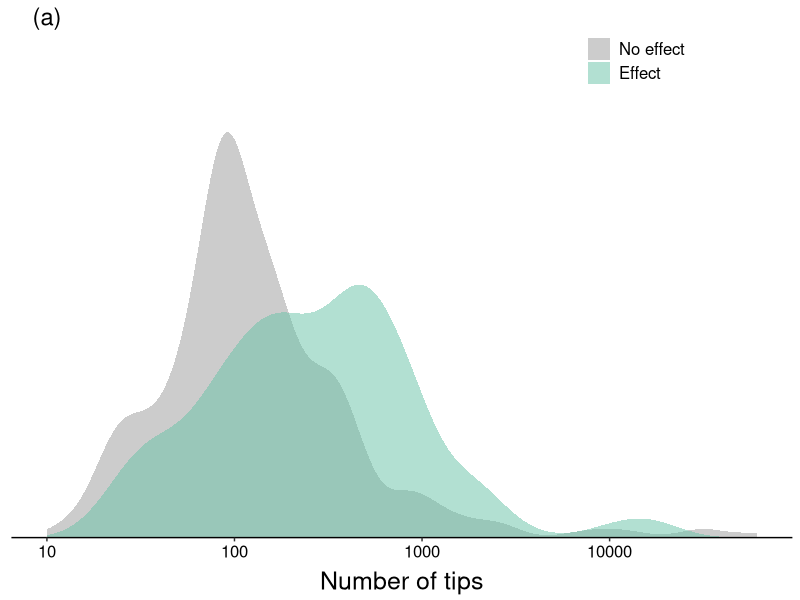
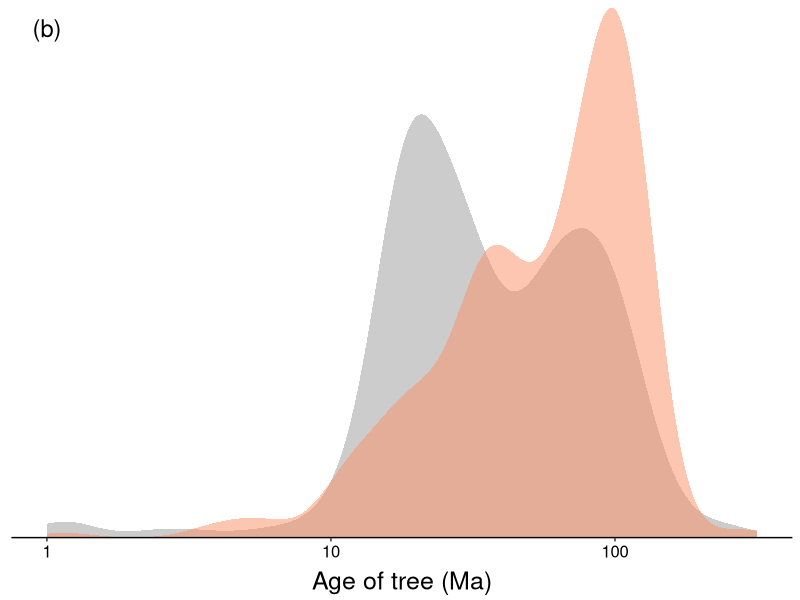
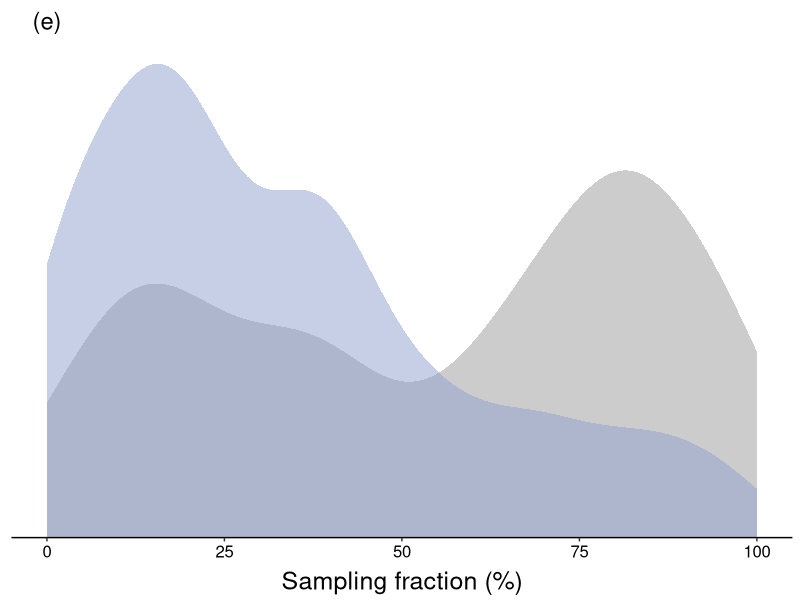
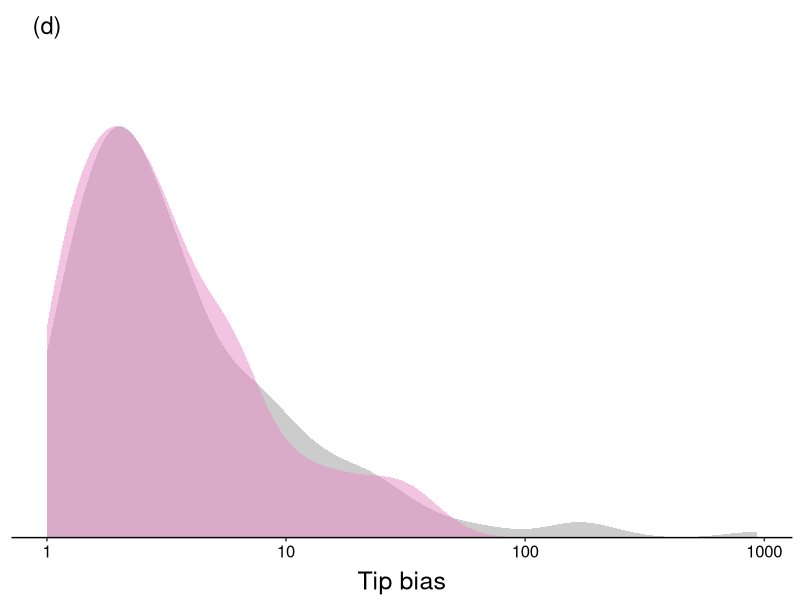
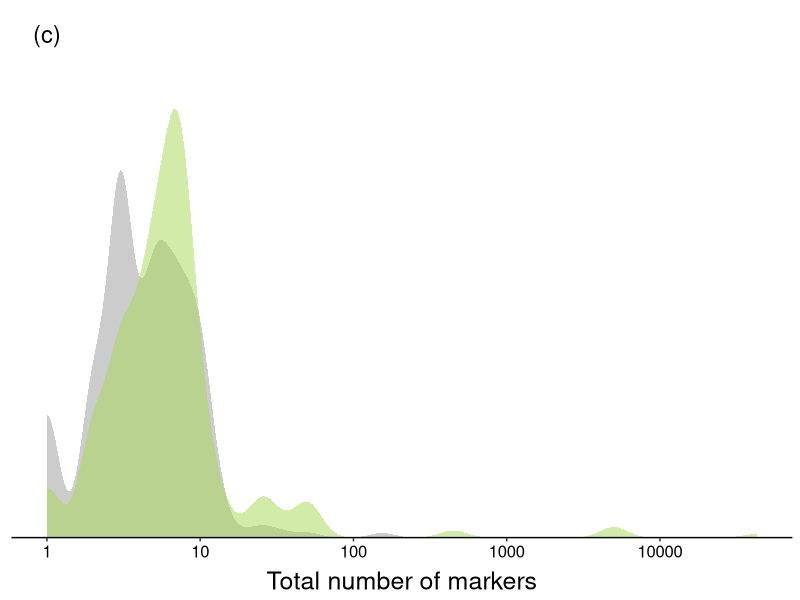
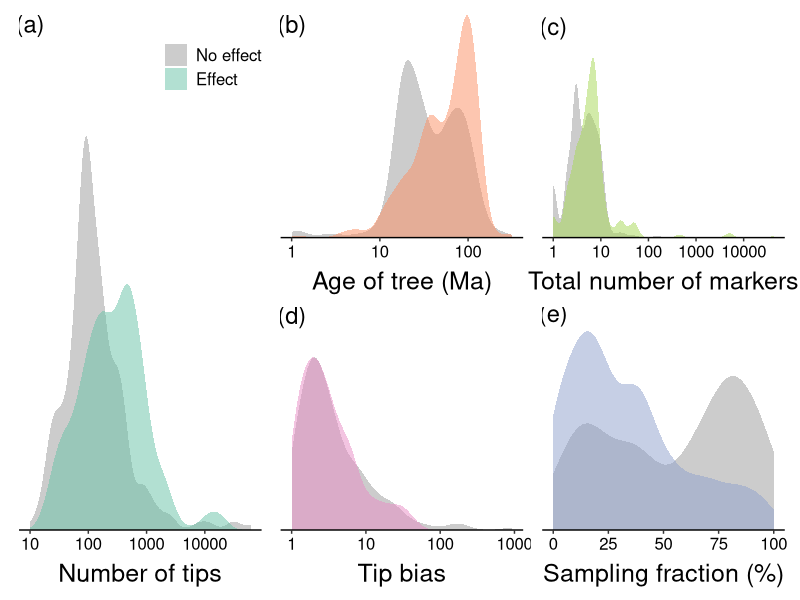

Recreate these plots in R, in order. (Note: this script raises an error after producing the figures.)
###
# Effect of data characteristics on inference of div rate change
###
rm(list=ls())

# Library
#library(viridis)
#library(hrbrthemes)
library(tidyverse)
library(ggplot2)
library(ggridges)
library(patchwork)
library(dplyr)
library(RColorBrewer)

# theme
my_theme = theme(
  text = element_text(size = 12),
  axis.text = element_text(size = 12),
  axis.title.x = element_text(size = 18, margin = margin(
    t = 5,
    r = 0,
    b = 0,
    l = 0
  )),
  #axis.text.x=element_blank(),
  #axis.ticks.x=element_blank(),
  axis.line.x = element_line(),
  axis.title.y = element_blank(),
  axis.text.y = element_blank(),
  axis.ticks.y = element_blank(),
  axis.line.y = element_blank(),
  legend.key = element_blank(),
  legend.title = element_blank(),
  legend.text = element_text(size = 12),
  legend.position = c(0.8, 0.9),
  panel.border = element_blank(),
  panel.grid.minor = element_blank(),
  panel.grid.major = element_blank(),
  panel.background = element_blank()
)


#read in full data frame
df <-
  read.csv("data/sse_review_table - main_table.csv")

#choose the columns you want in model (plus study/model_no for formatting)
df <-
  df[, c(
    'study',
    'model_no',
    'order',
    'trait_level_1',
    'sse_model',
    'tips',
    'year',
    'no_markers',
    'age',
    'age_inferred',
    'perc_sampling',
    'samples_per_state',
    'div_inc'
  )]

#make sure columns are the right type
df$order <- as.factor(df$order)
df$trait_level_1 <- as.factor(df$trait_level_1)
df$sse_model <- as.factor(df$sse_model)
df$year <- as.factor(df$year)
df$perc_sampling <- as.numeric(df$perc_sampling)
df$samples_per_state <- as.numeric(df$samples_per_state)

#sort by study name
df<-df[order(df$study),]

####
#make samples per state into tip bias
####

#get max and min values of samples per state for each model
top_df <-
  df %>% group_by(study, model_no) %>% slice_max(n = 1,
                                                 order_by = samples_per_state,
                                                 with_ties = F)

head(top_df)

bot_df <-
  df %>% group_by(study, model_no) %>% slice_min(n = 1,
                                                 order_by = samples_per_state,
                                                 with_ties = F)

head(bot_df)

#reduce entire dataset to a single binary result per model per study
df2 <- df %>%
  group_by(study, model_no) %>%
  dplyr::slice(which.max(div_inc)) #if 1 is present in comparison there are rate differences, if absent there aren't

#not run
#if multistate models are removed, number of div_inc = 1 should be the same
#df3 <- df[df$sse_model != "MuSSE",]
#df3 <- df3[df3$sse_model != "SecSSE",]
#df3 <- df3[df3$sse_model != "MuHiSSE",]
#df4 <- df2[df2$sse_model != "MuSSE",]
#df4 <- df4[df4$sse_model != "SecSSE",]
#df4 <- df4[df4$sse_model != "MuHiSSE",]
#table(df3$div_inc)
#table(df4$div_inc)

#make div_inc values > 1 (multistate models) = 1
df2$div_inc[df2$div_inc>1]<-1

#make binary trait factor
df2$div_inc <- as.factor(df2$div_inc)

#make sampling fraction %
df2$perc_sampling <- df2$perc_sampling * 100

#check that orders of df2 and top/bot_df match up
top_df$study==bot_df$study
top_df$model_no==bot_df$model_no

df2$model_no==bot_df$model_no
df2$model_no==top_df$model_no

df2$study==bot_df$study
df2$study==top_df$study

#add tip bias column by dividing larger number of tips with state A by smaller number of tips with state B
#multi-state models are therefore largest tip bias possible in the data
df2$tip_bias <- top_df$samples_per_state / bot_df$samples_per_state

###
# plot densities
###

theme_set(my_theme)

options(ggplot2.discrete.fill = c("#999999", brewer.pal(5,"Set2")[1]))

#tips
p1 <-
  ggplot(df2, aes(tips, fill = div_inc, colour = div_inc)) +
  geom_density(alpha = 0.5, color = NA) +
  scale_x_continuous(name = "Number of tips",  trans = "log10") +
  scale_y_continuous(expand = c(0, 0),limits = c(0,1.5)) +
  scale_fill_discrete(labels = c("No effect", "Effect")) +
  annotate(geom="text", x=10, y=1.475, label="(a)",size=6)
p1

#number of measurements
length(na.omit(df2$tips))

options(ggplot2.discrete.fill = c("#999999", brewer.pal(5,"Set2")[2]))

#age
p2 <- ggplot(df2, aes(age, fill = div_inc, colour = div_inc)) +
  geom_density(alpha = 0.5, color = NA) +
  scale_x_continuous(name = "Age of tree (Ma)",  trans = "log10") +
  scale_y_continuous(expand = c(0, 0)) +
  scale_fill_discrete(labels = c("No effect", "Effect")) +
  theme(legend.position = "none") +
  annotate(geom="text", x=1, y=1.48, label="(b)",size=6)
p2

#number of measurements
length(na.omit(df2$age))

#perc_sampling
options(ggplot2.discrete.fill = c("#999999", brewer.pal(5,"Set2")[3]))

p3 <-
  ggplot(df2, aes(perc_sampling, fill = div_inc, colour = div_inc)) +
  geom_density(alpha = 0.5, color = NA) +
  scale_x_continuous(name = "Sampling fraction (%)") +
  scale_y_continuous(expand = c(0, 0),limits=c(0,0.02)) +
  scale_fill_discrete(labels = c("No effect", "Effect")) +
  theme(legend.position = "none") +
  annotate(geom="text", x=0, y=0.0195, label="(e)",size=6)
p3

#number of measurements
length(na.omit(df2$perc_sampling))

#tip bias
#there are some extreme tip values that are fall outside the scale
options(ggplot2.discrete.fill = c("#999999", brewer.pal(5,"Set2")[4]))

#get rid of studies where there are inf values for tip bias
df3<-as.data.frame(df2)
df3<-df3[df3$tip_bias<100000,]

p4 <- ggplot(df3, aes(tip_bias, fill = div_inc, colour = div_inc)) +
  geom_density(alpha = 0.5, color = NA) +
  scale_x_continuous(name = "Tip bias",  trans = "log10") +
  scale_y_continuous(expand = c(0, 0),limits = c(0,1.5)) +
  scale_fill_discrete(labels = c("No effect", "Effect")) +
  theme(legend.position = "none") +
  annotate(geom="text", x=1, y=1.45, label="(d)",size=6)

p4

#number of measurements
length(na.omit(df3$tip_bias))

#number of markers
options(ggplot2.discrete.fill = c("#999999", brewer.pal(5,"Set2")[5]))

p5 <-
  ggplot(df2, aes(no_markers, fill = div_inc, colour = div_inc)) +
  geom_density(alpha = 0.5, color = NA) +
  scale_x_continuous(name = "Total number of markers",  trans = "log10") +
  scale_y_continuous(expand = c(0, 0),limits = c(0,2)) +
  scale_fill_discrete(labels = c("No effect", "Effect")) +
  theme(legend.position = "none") +
  annotate(geom="text", x=1, y=1.9, label="(c)",size=6)

p5

#number of measurements
length(na.omit(df2$no_markers))

###
#arrange plots together
###

p1 | p2 / p4 | p5 / p3

ggsave("figures/densities_all.png",
       width = 30,
       height = 20,
       units = 'cm')

#pdf for publication
ggsave("figures/densities_all.pdf",
       width = 30,
       height = 20,
       units = 'cm')

#undo theme
theme_set(theme_bw())
